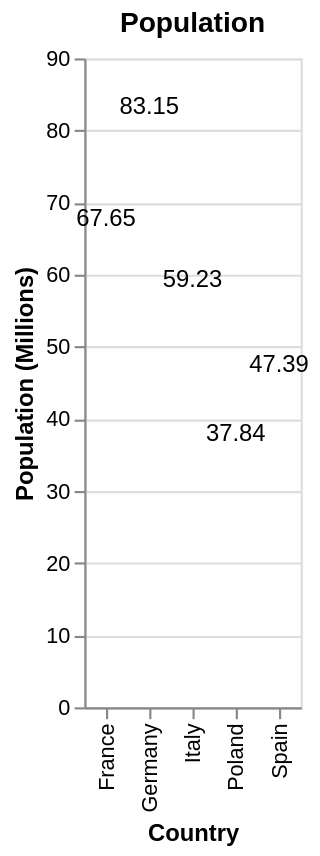

The notebook cell this image was saved under:
### Markdown cell above
# Marks
We can change the configuration of the marks. You have the following basic options: mark_line, mark_area, mark_circle... but also other types such as mark_rule, mark_tick, mark_trail, mark_text...
Test with those types...

### Code cell
#@title Text mark

data = pd.DataFrame(
    {'Country': ['Germany', 'France', 'Italy', 'Spain', 'Poland'],
     'Population (Millions)': [83.15, 67.65, 59.23, 47.39, 37.84]})


alt.Chart(data).mark_text().encode(
    alt.X('Country:N'),
    alt.Y('Population (Millions):Q'),
    text = 'Population (Millions)'
).properties(title = 'Population')

### Figure 1 — Vega-Lite specification as saved in the notebook (floating-point values rounded to 4 significant figures)
{"config": {"view": {"continuousWidth": 300, "continuousHeight": 300}}, "data": {"name": "data-bd62a126597e246d48aff55b73f3fc3e"}, "mark": {"type": "text"}, "encoding": {"text": {"field": "Population (Millions)", "type": "quantitative"}, "x": {"field": "Country", "type": "nominal"}, "y": {"field": "Population (Millions)", "type": "quantitative"}}, "title": "Population", "$schema": "https://vega.github.io/schema/vega-lite/v5.20.1.json", "datasets": {"data-bd62a126597e246d48aff55b73f3fc3e": [{"Country": "Germany", "Population (Millions)": 83.15}, {"Country": "France", "Population (Millions)": 67.65}, {"Country": "Italy", "Population (Millions)": 59.23}, {"Country": "Spain", "Population (Millions)": 47.39}, {"Country": "Poland", "Population (Millions)": 37.84}]}}
